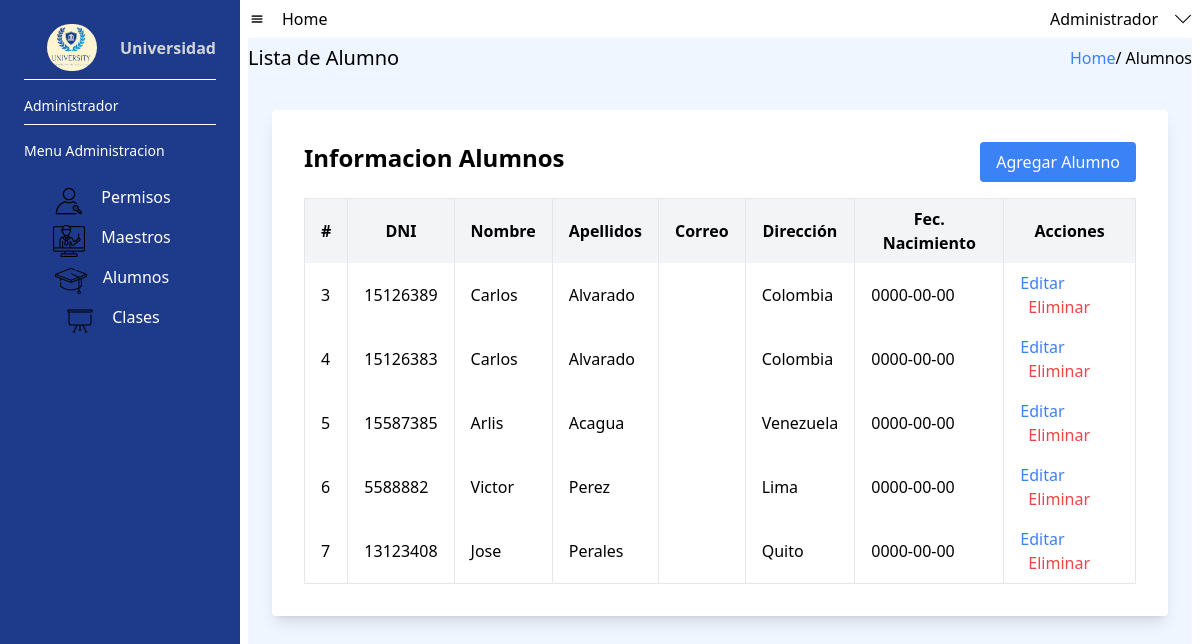
The app's page /Adm_Das_Alum.php (signed in), older data.
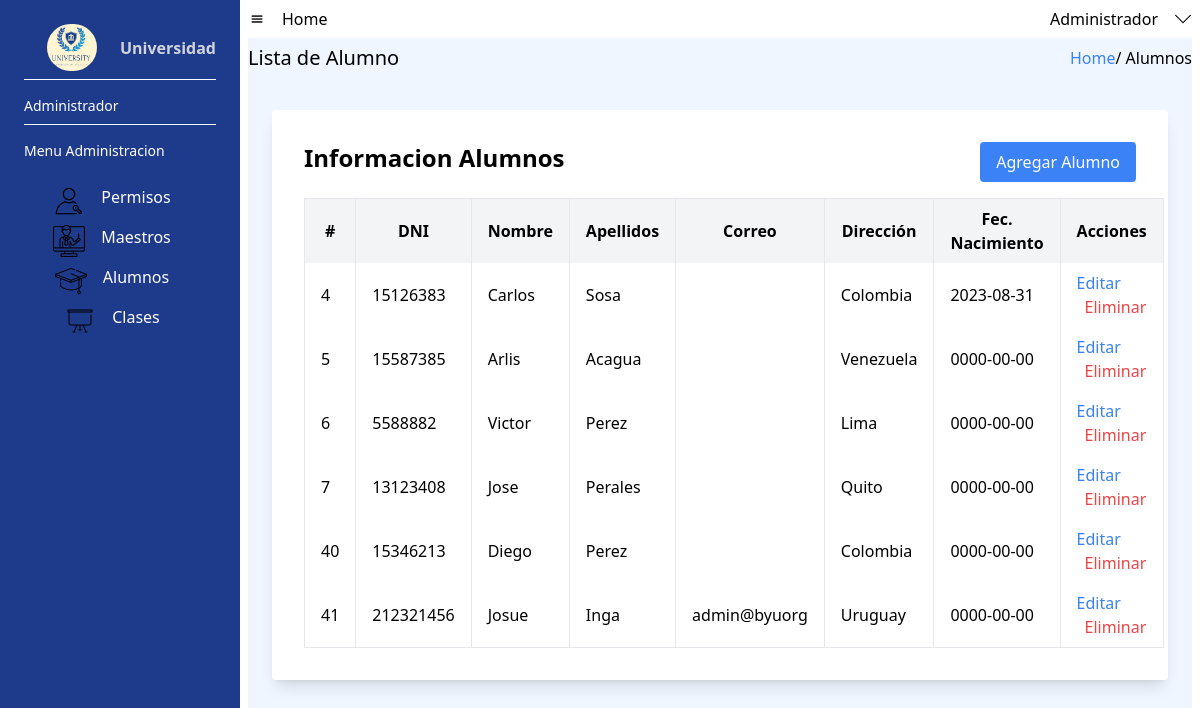
The same page, newer data.
### tables this page shows
CREATE TABLE `usuarios_datos` (
  `id_ud` int(11) NOT NULL,
  `dni` int(11) NOT NULL,
  `nombre` varchar(100) NOT NULL,
  `apellidos` varchar(100) NOT NULL,
  `direccion` varchar(100) DEFAULT NULL,
  `fecha_nacimiento` date NOT NULL,
  `rol_id` int(11) NOT NULL
);

CREATE TABLE `usuarios_login` (
  `id_ul` int(11) NOT NULL,
  `correo` varchar(100) NOT NULL,
  `contra` varchar(150) NOT NULL,
  `datos_id` int(11) NOT NULL
);

### Adm_Das_Alum.php (the view, shortened to what this page needs)
<?php
include('conecction.php');
?>
<!DOCTYPE html>
<html>
<head>
    <link rel="stylesheet" href="/dist//output.css">
</head>
<body>
    <div class="w-screen h-screen flex">
        <div class="flex h-full bg-blue-900 text-white w-60  py-6 flex-col justify-between">
            <div class="px-6">
                <div class="flex flex-row justify-center items-center width=50px pb-2">
                    <img src="./dist//imagenes//logo.jpg" alt="Logo" class="mx-auto max-w-full rounded-full" width="50px" height="50px mb-">
                    <span class="block font-semibold text-gray-300">Universidad</span>
                </div>
                <div class="border-t border-white mb-2 pt-4 text-sm">Administrador</div>
                <div class="border-t border-white pt-4 text-sm ">Menu Administracion</div>
                <div class="mt-6 space-y-2">
                    <a href="Adm_Das_Per.php" class=" flex flex-row justify-center  group"><img src="./dist//imagenes//rights.png" alt="llave" height="32px" width="32px">
                        <p class="px-4"> Permisos </p>
                    </a>
                    <a href="Adm_Das_Maes.php" class=" flex flex-row justify-center  group">
                        <img src="./dist//imagenes//tutor.png" alt="" height="32px" width="32px">
                        <p class=" px-4"> Maestros </p>
                    </a>
                    <a href="Adm_Das_Alum.php" class=" flex flex-row justify-center  group">
                        <img src="./dist//imagenes//students.png" alt="" height="32px" width="32px">
                        <p class="px-4"> Alumnos </p>
                    </a>
                    <a href="Adm_Das_Class.php" class=" flex flex-row justify-center group">
                        <img src="./dist//imagenes//clases.png" alt="" height="32px" width="32px">
                        <p class="px-4"> Clases </p>
                    </a>
                </div>
            </div>
        </div>
        <div class="flex flex-col w-[calc(100%-15rem)] px-2">
            <nav class="flex h-10 w-full  flex-row justify-between items-center">
                <div class=" flex flex-row justify-items-stretch">
                    <a href="AdmDashboard.php" class="relative  flex flex-row items-center group">
                        <img src="/dist//imagenes//menu.jpeg" alt="icono menu" width="18px" height="18px px-2">
                        <p class="px-4"> Home </p>
                    </a>
                </div>
                <div class=" flex flex-row justify-between items-center">
                    <button class="relative flex justify-center items-center group">
                        <p class="px-4"> Administrador </p>
                        <img src="./dist//imagenes//downarrow_abajo_5820.png" alt="icono flecha" width="18px" height="18px">
                    </button>
                </div>
            </nav>
            <section class=" h-screen bg-blue-50">
                <div class="flex  w-full flex-row justify- items-center    ">
                    <div class="flex h-10 w-full  flex-row justify-between items-center">
                        <h1 class="text-xl"> Lista de Alumno</h1>
                        <div>
                            <a href="AdmDashboard.php" class=" text-blue-500">Home</a>/
                            <span>Alumnos</span>
                        </div>
                    </div>
                </div>
                <div class="max-w-4xl mx-auto p-8 bg-white rounded shadow-lg mt-8">
                    <div class="flex justify-between mb-4">
                        <h2 class="text-2xl font-semibold">Informacion Alumnos</h2>
                        <button class="bg-blue-500 text-white px-4 py-2 rounded hover:bg-blue-600 cursor-pointer" id="openModal">Agregar Alumno</button>
                    </div>
                    <table class="w-full border-collapse border mt-4">
                        <thead>
                            <tr class="bg-gray-100">
                                <th class="py-2 px-4 border-r">#</th>
                                <th class="py-2 px-4 border-r">DNI</th>
                                <th class="py-2 px-4 border-r">Nombre</th>
                                <th class="py-2 px-4 border-r">Apellidos</th>
                                <th class="py-2 px-4 border-r">Correo</th>
                                <th class="py-2 px-4 border-r">Dirección</th>
                                <th class="py-2 px-4 border-r">Fec. Nacimiento</th>
                                <th class="py-2 px-4 border-r">Acciones</th>
                            </tr>
                        </thead>
                        <tbody>
                            <?php
                            $query  = "SELECT `id_ud`,`dni`,`nombre`,`apellidos`, `correo`,`direccion`,`fecha_nacimiento` FROM usuarios_datos LEFT Join usuarios_login on id_ud = datos_id WHERE rol_id = 3;";
                            $result = $mysqli->query($query);
                            while ($row = $result->fetch_assoc()) {
                                echo "<tr class='bg-white'>";
                                echo "<td class='py-2 px-4 border-r'>" . $row['id_ud'] . "</td>";
                                echo "<td class='py-2 px-4 border-r'>" . $row['dni'] . "</td>";
                                echo "<td class='py-2 px-4 border-r'>" . $row['nombre'] . "</td>";
                                echo "<td class='py-2 px-4 border-r'>" . $row['apellidos'] . "</td>";
                                echo "<td class='py-2 px-4 border-r'>" . $row['correo'] . "</td>";
                                echo "<td class='py-2 px-4 border-r'>" . $row['direccion'] . "</td>";
                                echo "<td class='py-2 px-4 border-r'>" . $row['fecha_nacimiento'] . "</td>";
                                echo "<td class='py-2 px-4 border-r'>";
                                echo "<button class='text-blue-500 hover:underline' onclick='openUpdateModal(this)'>Editar</button>";
                                echo "<button class='text-red-500 hover:underline ml-2'>Eliminar</button>";
                                echo "</td>";
                                echo "</tr>";
                            }
                            ?>
                        </tbody>
                    </table>
                </div>
            </section>
        </div>
    </div>
</body>
</html>

Row changes from the older to the newer data that the page shows:
removed usuarios_datos: id_ud "3", dni "15126389", nombre "Carlos", apellidos "Alvarado", direccion "Colombia", fecha_nacimiento "0000-00-00"
changed usuarios_datos "Carlos": apellidos "Alvarado" → "Sosa"; fecha_nacimiento "0000-00-00" → "2023-08-31"
added usuarios_datos: id_ud "40", dni "15346213", nombre "Diego", apellidos "Perez", direccion "Colombia", fecha_nacimiento "0000-00-00"
added usuarios_login: datos.id_ud "41", datos.dni "212321456", datos.nombre "Josue", datos.apellidos "Inga", correo "admin@byuorg", datos.direccion "Uruguay", datos.fecha_nacimiento "0000-00-00"
